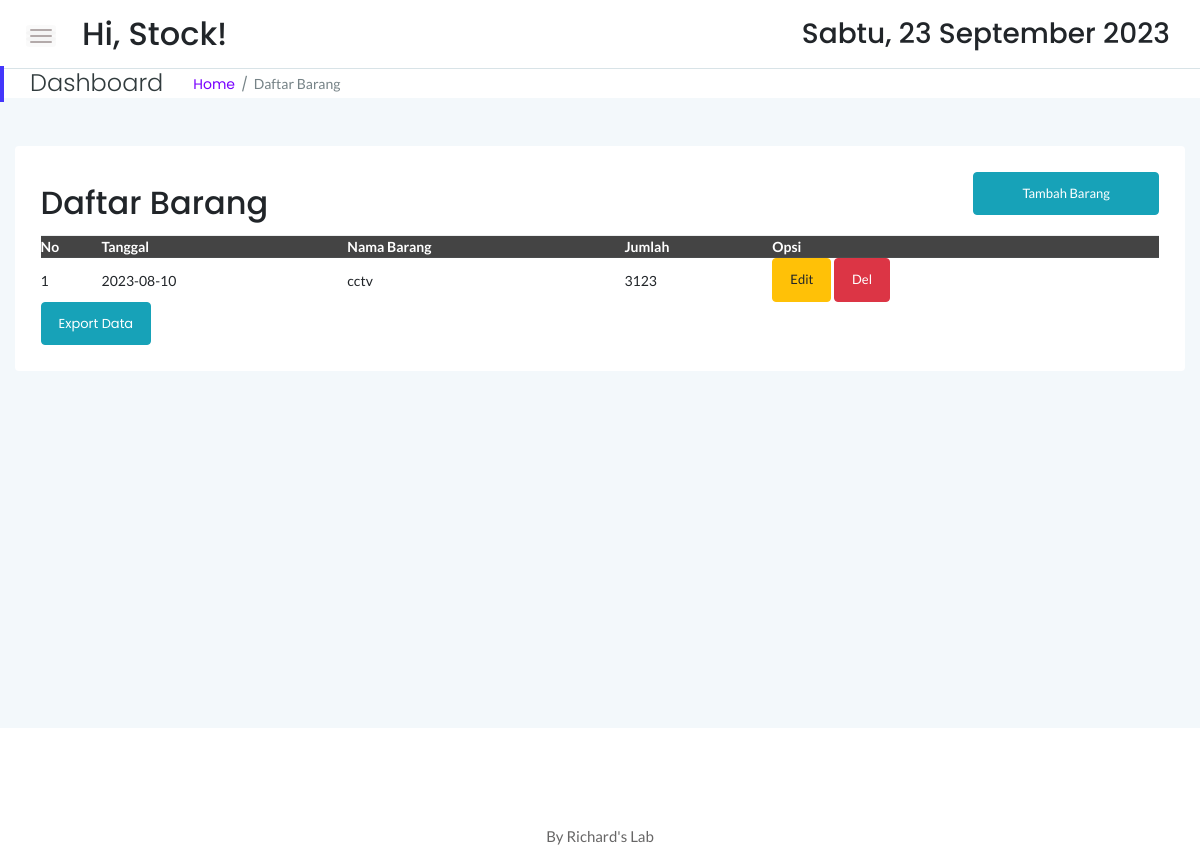
/stock/sits_invbrg.php (signed in), run on the app's committed database.
### tables this page shows
CREATE TABLE `sits_inven` (
  `idx` int(11) NOT NULL,
  `tanggal` date NOT NULL,
  `nama_barang` varchar(50) NOT NULL,
  `jumlah_barang` int(250) NOT NULL
);

### stock/sits_invbrg.php (the view, shortened to what this page needs)
<!doctype html>
<html class="no-js" lang="en">
<?php
    include '../dbconnect.php';
	?>
<head>
    <link rel="stylesheet" href="assets/css/bootstrap.min.css">
    <link rel="stylesheet" href="assets/css/font-awesome.min.css">
    <link rel="stylesheet" href="assets/css/themify-icons.css">
    <link rel="stylesheet" href="assets/css/metisMenu.css">
    <link rel="stylesheet" href="assets/css/owl.carousel.min.css">
    <link rel="stylesheet" href="assets/css/slicknav.min.css">
    <link rel="stylesheet" href="https://www.amcharts.com/lib/3/plugins/export/export.css" type="text/css" media="all" />
	<link rel="stylesheet" type="text/css" href="https://cdn.datatables.net/1.10.19/css/jquery.dataTables.min.css">
    <link rel="stylesheet" type="text/css" href="https://cdn.datatables.net/1.10.19/css/jquery.dataTables.css">
    <link rel="stylesheet" type="text/css" href="https://cdn.datatables.net/1.10.18/css/dataTables.bootstrap4.min.css">
    <link rel="stylesheet" type="text/css" href="https://cdn.datatables.net/responsive/2.2.3/css/responsive.bootstrap.min.css">
    <link rel="stylesheet" type="text/css" href="https://cdn.datatables.net/responsive/2.2.3/css/responsive.jqueryui.min.css">
	<link rel="stylesheet" type="text/css" href="https://cdn.datatables.net/buttons/1.5.2/css/buttons.dataTables.min.css">
    <link rel="stylesheet" href="assets/css/typography.css">
    <link rel="stylesheet" href="assets/css/default-css.css">
    <link rel="stylesheet" href="assets/css/styles.css">
    <link rel="stylesheet" href="assets/css/responsive.css">
</head>
<body>
    <div class="page-container">
        <div class="main-content">
            <div class="header-area">
                <div class="row align-items-center">
                    <div class="col-md-6 col-sm-8 clearfix">
                        <div class="nav-btn pull-left">
                            <span></span>
                            <span></span>
                            <span></span>
                        </div>
                        <div class="search-box pull-left">
                            <form action="#">
                                <h2>Hi, <?=$_SESSION['user'];?>!</h2>
                            </form>
                        </div>
                    </div>
                    <div class="col-md-6 col-sm-4 clearfix">
                        <ul class="notification-area pull-right">
                            <li><h3><div class="date">
						</b></div></h3>
						</li>
                        </ul>
                    </div>
                </div>
            </div>
            <div class="page-title-area">
                <div class="row align-items-center">
                    <div class="col-sm-6">
                        <div class="breadcrumbs-area clearfix">
                            <h4 class="page-title pull-left">Dashboard</h4>
                            <ul class="breadcrumbs pull-left">
                                <li><a href="index.php">Home</a></li>
                                <li><span>Daftar Barang</span></li>
                            </ul>
                        </div>
                    </div>
                    <div class="col-sm-6 clearfix">
                    </div>
                </div>
            </div>
            <div class="main-content-inner">
                <div class="row mt-5 mb-5">
                    <div class="col-12">
                        <div class="card">
                            <div class="card-body">
                                <div class="d-sm-flex justify-content-between align-items-center">
									<h2>Daftar Barang</h2>
									<button style="margin-bottom:20px" data-toggle="modal" data-target="#myModal" class="btn btn-info col-md-2"><span class="glyphicon glyphicon-plus"></span>Tambah Barang</button>
                                </div>
                                    <div class="data-tables datatable-dark">
										 <table id="dataTable3" class="display" style="width:100%"><thead class="thead-dark">
											<tr>
												<th>No</th>
                                                <th>Tanggal</th>
												<th>Nama Barang</th>
												<th>Jumlah</th>
                                                <th>Opsi</th>
											</tr></thead><tbody>
											<?php
											$brgs=mysqli_query($conn,"SELECT * from sits_inven order by idx ASC");
											$no=1;
											while($p=mysqli_fetch_array($brgs)){
                                                $idb = $p['idx'];
												?>
												<tr>
													<td><?php echo $no++ ?></td>
                                                    <td><?php echo $p['tanggal'] ?></td>
													<td><?php echo $p['nama_barang'] ?></td>
													<td><?php echo $p['jumlah_barang'] ?></td>
                                                    <td><button data-toggle="modal" data-target="#edit<?=$idb;?>" class="btn btn-warning">Edit</button> <button data-toggle="modal" data-target="#del<?=$idb;?>" class="btn btn-danger">Del</button></td>
												</tr>
												<?php
											}
											?>
										</tbody>
										</table>
                                    </div>
									<a href="exportsits_invbrg.php" target="_blank" class="btn btn-info">Export Data</a>
                                </div>
                            </div>
                        </div>
                    </div>
                </div>
            </div>
        </div>
        <footer>
            <div class="footer-area">
                <p>By Richard's Lab</p>
            </div>
        </footer>
</body>
</html>

### stock/assets/css/typography.css (style rules this page uses)
body { font-size: 14px; font-family: 'Lato', sans-serif; }
h1, h2, h3, h4, h5, h6 { margin: 0; font-family: 'Poppins', sans-serif; }
p { font-family: 'Lato', sans-serif; font-size: 15px; line-height: 26px; color: #444; margin-bottom: 0; }
a, a:visited { text-decoration: none; transition: all 0.3s ease-in-out; -webkit-transition: all 0.3s ease-in-out; -moz-transition: all 0.3s ease-in-out; -o-transition: all 0.3s ease-in-out; outline: 0; font-family: 'Poppins', sans-serif; }
ul, ol { margin-bottom: 0px; margin-top: 0px; padding: 0; }
ul { margin: 0; list-style-type: none; }
button { cursor: pointer; outline: none!important; letter-spacing: 0; }

### stock/assets/css/default-css.css (style rules this page uses)
* { margin: 0; padding: 0; box-sizing: border-box; }
*, *:before, *:after { -moz-box-sizing: border-box; -webkit-box-sizing: border-box; box-sizing: border-box; }
html { -webkit-font-smoothing: antialiased; }
body { background: #fff; font-weight: normal; -webkit-font-smoothing: antialiased; -webkit-text-size-adjust: 100%; }
:root { --primary-color: #4336FB; }

### stock/assets/css/styles.css (style rules this page uses)
.page-container { width: 100%; height: 100%; min-height: 100vh; padding-left: 280px; -webkit-transition: padding-left 0.3s ease 0s; transition: padding-left 0.3s ease 0s; }
.card { border: none; border-radius: 4px; background-color: #fff; -webkit-transition: all 0.3s ease 0s; transition: all 0.3s ease 0s; }
.card-body { padding: 25.6px; padding: 1.6rem; }
.main-content { width: 100%; background: #F3F8FB; }
.main-content-inner { padding: 0 30px 50px; }
.header-area { padding: 15px 30px; background: #fff; border-bottom: 1px solid #d8e3e7; }
.nav-btn { margin-right: 30px; margin-top: 10px; cursor: pointer; }
.nav-btn span { display: block; width: 22px; height: 2px; background: #b3aaaa; margin: 4px 0; border-radius: 15px; -webkit-transition: all 0.3s ease 0s; transition: all 0.3s ease 0s; box-shadow: 0 0 0 4px rgba(99, 96, 96, 0.03); }
.search-box form { position: relative; }
.notification-area { -webkit-user-select: none; -moz-user-select: none; -ms-user-select: none; user-select: none; position: relative; z-index: 1; }
.notification-area li { display: inline-block; margin-left: 20px; cursor: pointer; -webkit-user-select: none; -moz-user-select: none; -ms-user-select: none; user-select: none; }
.page-title-area { padding: 0 30px; background: #fff; position: relative; }
.page-title-area:before { content: ''; position: absolute; left: 0; top: 50%; width: 4px; height: 36px; background: var(--primary-color); -webkit-transform: translateY(-50%); transform: translateY(-50%); }
.page-title { font-size: 24px; font-weight: 300; color: #313b3d; letter-spacing: 0; margin-right: 30px; }
ul.breadcrumbs { margin-top: 4px; }
.breadcrumbs li { display: inline-block; }
.breadcrumbs li a, .breadcrumbs li span { display: block; font-size: 14px; font-weight: 400; color: #7801ff; letter-spacing: 0; margin-right: 16px; position: relative; }
.breadcrumbs li a:before { content: '/'; color: #768387; position: absolute; right: -13px; top: 0; }
.breadcrumbs li span { margin-right: 0; color: #768387; text-transform: capitalize; }
.footer-area { text-align: center; padding: 23px 0 19px; background: #fff; }
.footer-area p { color: #676666; margin-bottom: 0; }
.btn { padding: 11px 17px; font-size: 13px; letter-spacing: 0; }
table tr th { border-bottom: none; }
table tr th, table tr td { border-top: 1px solid rgba(120, 130, 140, 0.13) !important; }
.datatable-dark thead { background: #444; color: #fff; }

### stock/assets/css/responsive.css (style rules this page uses)
@media (min-width: 1200px) and (max-width: 1364px) { .main-content-inner { padding: 0 15px 50px; } }
@media (min-width: 1200px) and (max-width: 1364px) { .page-container, .sbar_collapsed.page-container { padding-left: 0; } }

### data on the page
sits_inven: tanggal "2023-08-10", nama_barang "cctv", jumlah_barang "3123"

### other printed values
$_SESSION['user'] "Stock"
